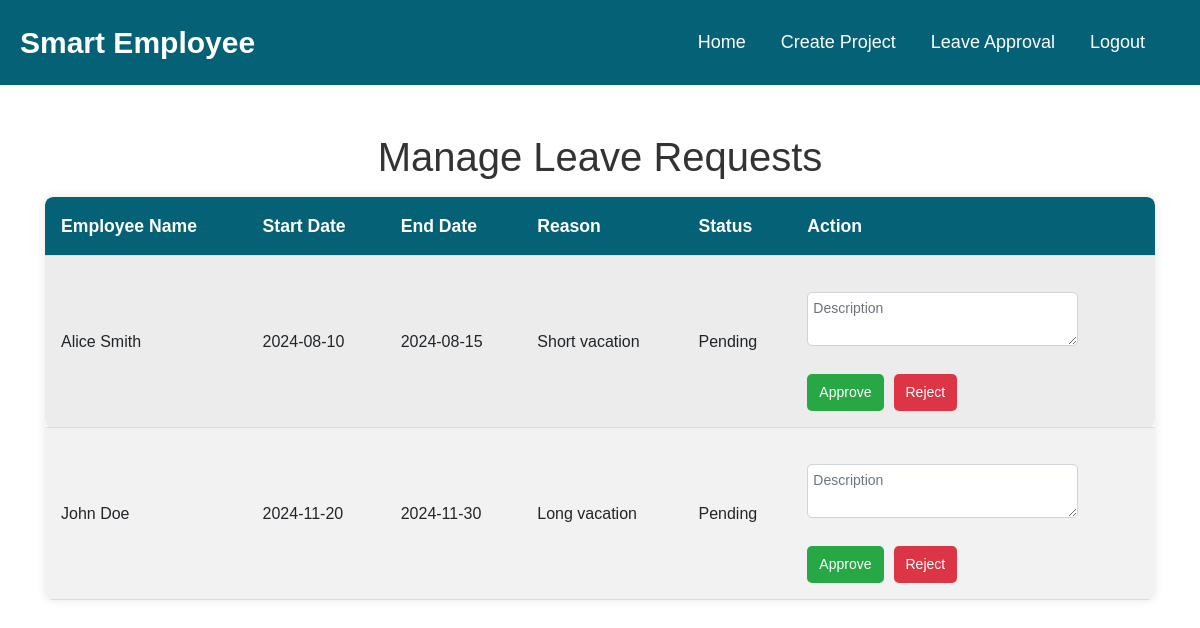
Before: /Manage_Leave_Requests.php with the older database file.
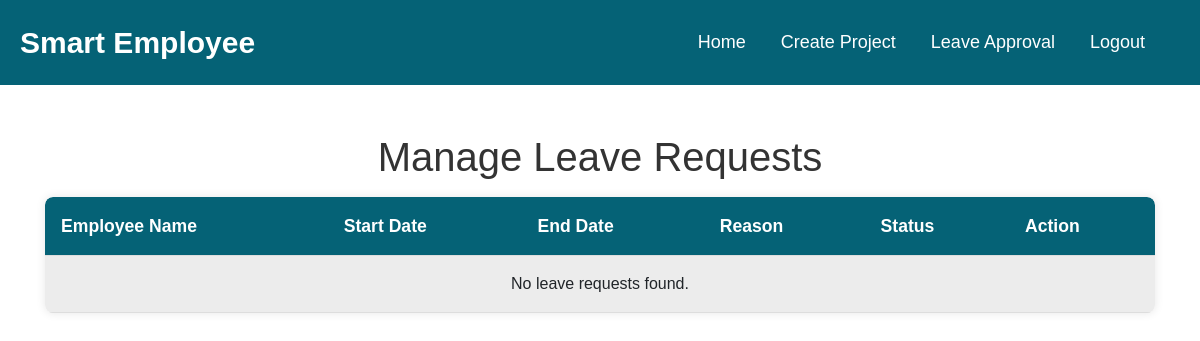
After: the same page with the newer database file.
### tables this page shows
CREATE TABLE `leaverequests` (
  `leave_id` int(11) NOT NULL,
  `user_id` int(11) NOT NULL,
  `LeaveType` enum('casual','sick','earned') NOT NULL,
  `start_date` date NOT NULL,
  `end_date` date NOT NULL,
  `reason` text NOT NULL,
  `status` enum('Pending','Approved by PM','Approved by HR','Rejected') NOT NULL DEFAULT 'Pending',
  `requested_on` date NOT NULL,
  `description` text DEFAULT NULL,
  `approved_by` int(11) DEFAULT NULL,
  `approval_date` date DEFAULT NULL
);

CREATE TABLE `users` (
  `user_id` int(11) NOT NULL,
  `username` varchar(255) NOT NULL,
  `password` varchar(255) NOT NULL,
  `role` varchar(50) DEFAULT NULL,
  `first_name` varchar(100) DEFAULT NULL,
  `last_name` varchar(100) DEFAULT NULL,
  `email` varchar(255) NOT NULL,
  `phone` varchar(15) DEFAULT NULL,
  `address` varchar(255) DEFAULT NULL,
  `date_joined` date DEFAULT NULL,
  `department` varchar(100) DEFAULT NULL,
  `job_title` varchar(100) DEFAULT NULL,
  `date_of_birth` date DEFAULT NULL,
  `emergency_contact_name` varchar(100) DEFAULT NULL,
  `emergency_contact_phone` varchar(15) DEFAULT NULL,
  `emergency_contact_relation` varchar(100) DEFAULT NULL,
  `project_id` int(11) DEFAULT NULL
);

### Manage_Leave_Requests.php (the view, shortened to what this page needs)
<?php
require_once 'db_connection.php';
$sql = "SELECT lr.leave_id, u.first_name, u.last_name, lr.start_date, lr.end_date, lr.reason, lr.status
        FROM LeaveRequests lr
        JOIN Users u ON lr.user_id = u.user_id
        WHERE lr.status = 'Pending'";
$stmt = $pdo->query($sql);
$leave_requests = $stmt->fetchAll(PDO::FETCH_ASSOC);
?>
<!DOCTYPE html>
<html lang="en">
<head>
    <link rel="stylesheet" href="https://cdn.jsdelivr.net/npm/bootstrap@4.6.2/dist/css/bootstrap.min.css">
    <link rel="stylesheet" href="assets/css/style.css">
    <link rel="stylesheet" href="assets/css/style.css">
</head>
<body>
<header>
    <nav class="navigation">
        <a class="navigation-logo" href="#">Smart Employee</a>
        <div class="navigation-cont">
            <a class="navigation-link" href="projectmanager.php">Home</a>
            <a class="navigation-link" href="management.php">Create Project</a>
            <a class="navigation-link" href="Manage_Leave_Requests.php">Leave Approval</a>
            <a class="navigation-link" href="logout.php">Logout</a>
        </div>
    </nav>
</header>
<main class="container mt-5">
    <h1>Manage Leave Requests</h1>
    <table class="leave-requests-table table-striped">
        <thead>
            <tr>
                <th>Employee Name</th>
                <th>Start Date</th>
                <th>End Date</th>
                <th>Reason</th>
                <th>Status</th>
                <th>Action</th>
            </tr>
        </thead>
        <tbody>
            <?php if (empty($leave_requests)): ?>
                <tr>
                    <td colspan="6" class="text-center">No leave requests found.</td>
                </tr>
            <?php else: ?>
                <?php foreach ($leave_requests as $request): ?>
                    <tr>
                        <td><?php echo htmlspecialchars($request['first_name'] . ' ' . $request['last_name']); ?></td>
                        <td><?php echo htmlspecialchars($request['start_date']); ?></td>
                        <td><?php echo htmlspecialchars($request['end_date']); ?></td>
                        <td><?php echo htmlspecialchars($request['reason']); ?></td>
                        <td><?php echo htmlspecialchars($request['status']); ?></td>
                        <td>
                            <form method="post" style="display:inline-block;">
                                <div class="form-group">
                                    <textarea name="description" rows="2" cols="30" placeholder="Description" required class="form-control mb-2"></textarea>
                                </div>
                                <div class="action-buttons">
                                    <button type="submit" class="btn btn-success btn-sm mt-2" onclick="setStatus('Approved by PM', <?php echo $request['leave_id']; ?>)">Approve</button>
                                    <button type="submit" class="btn btn-danger btn-sm mt-2" onclick="setStatus('Rejected', <?php echo $request['leave_id']; ?>)">Reject</button>
                                </div>
                            </form>
                        </td>
                    </tr>
                <?php endforeach; ?>
            <?php endif; ?>
        </tbody>
    </table>
</main>
</body>
</html>

Changed rows visible on the page:
no longer on this page (row edited): leaverequests: user.last_name "Alice Smith", start_date "2024-08-10", end_date "2024-08-15", reason "Short vacation", status "Pending"
no longer on this page (row edited): leaverequests: user.last_name "John Doe", start_date "2024-11-20", end_date "2024-11-30", reason "Long vacation", status "Pending"
Other visible differences:
text now shown: "No leave requests found."
